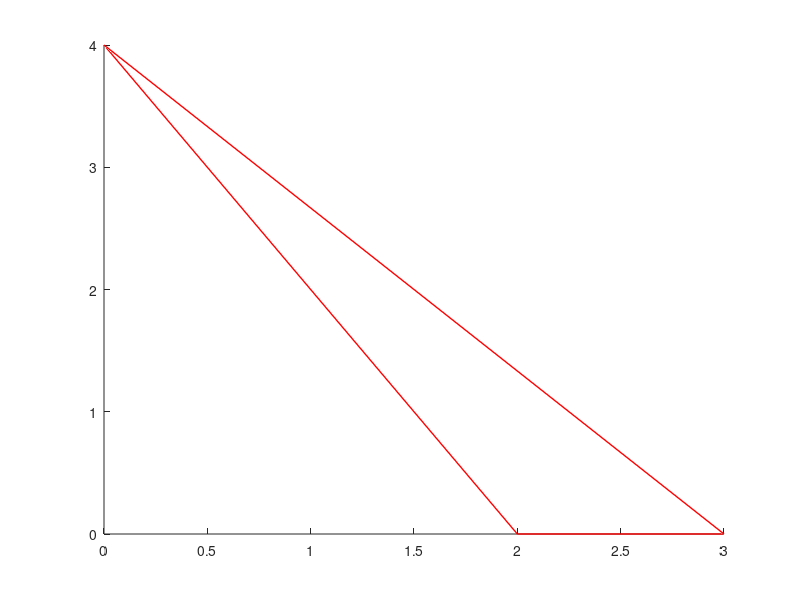

This chart was generated by the following MATLAB code: (Note: this script raises an error after producing the figure.)
addpath(genpath('..\'));
addpath(genpath('..\geometry'));
% a=[-1.2048690319061279,0.81997400522232056,-0.87091499567031860];
% b=[-0.31271800398826599,0.43531998991966248,1.4530800580978394];
% c=[0.12063600122928619,1.9034069776535034,0.91155701875686646];
A=[3,0,5];
B=[0,4,0];
C=[2,0,0];
line([A(1),B(1)],[A(2),B(2)],[A(3),B(3)],'color','red','LineStyle','-','LineWidth',1);
line([A(1),C(1)],[A(2),C(2)],[A(3),C(3)],'color','red','LineStyle','-','LineWidth',1);
line([B(1),C(1)],[B(2),C(2)],[B(3),C(3)],'color','red','LineStyle','-','LineWidth',1);
tri=Triangle(A,B,C);
[center,radius]=tri.inscribedCircle();
disp(center);
disp(radius);
tri.draw();
hold on;
tri.drawInscribedCircle();
grid off;
hold off;
% light('Color',[0.8, 0.8, 0.8],'Position',[10 10 -10],'Style','infinite');
% camlight;
axis equal;